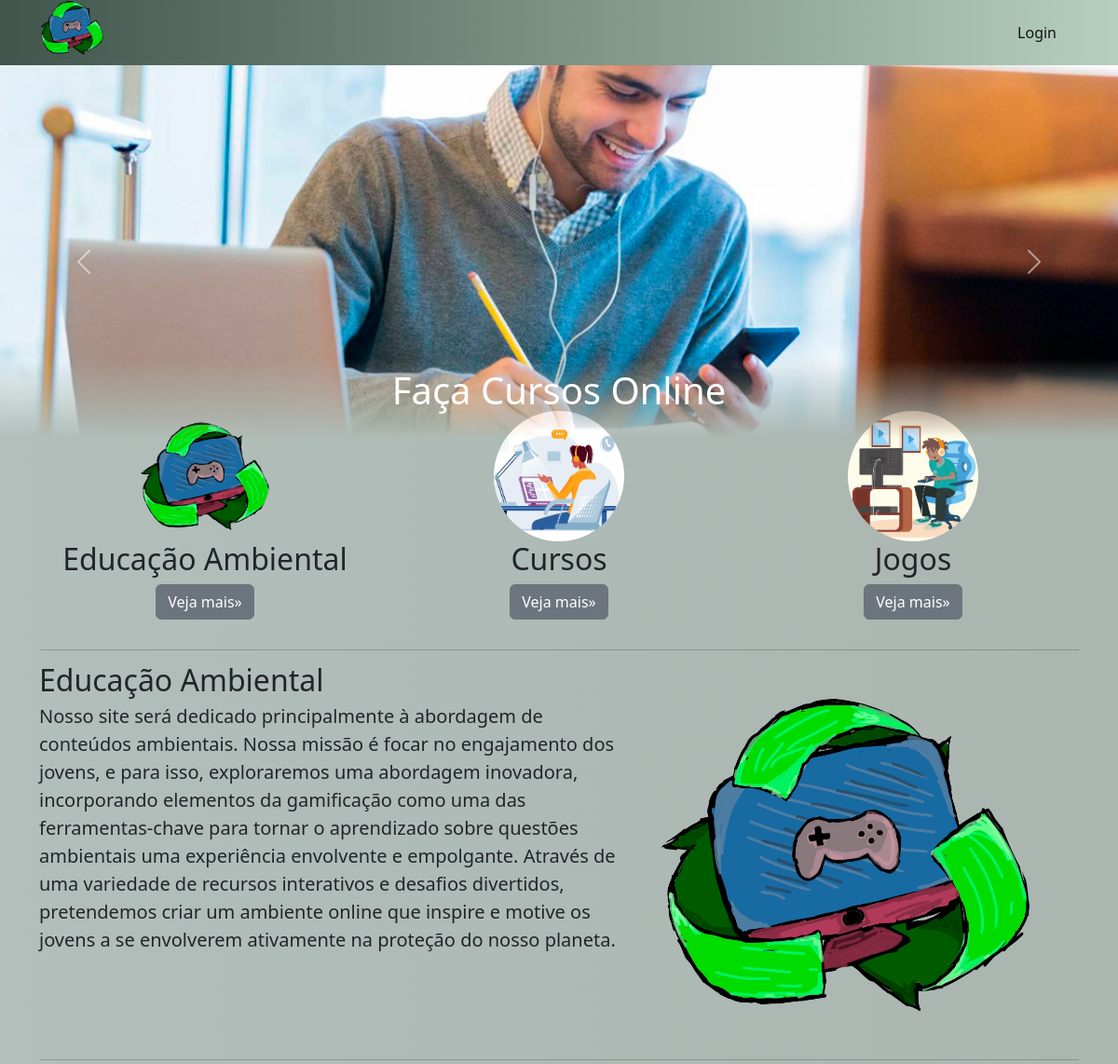
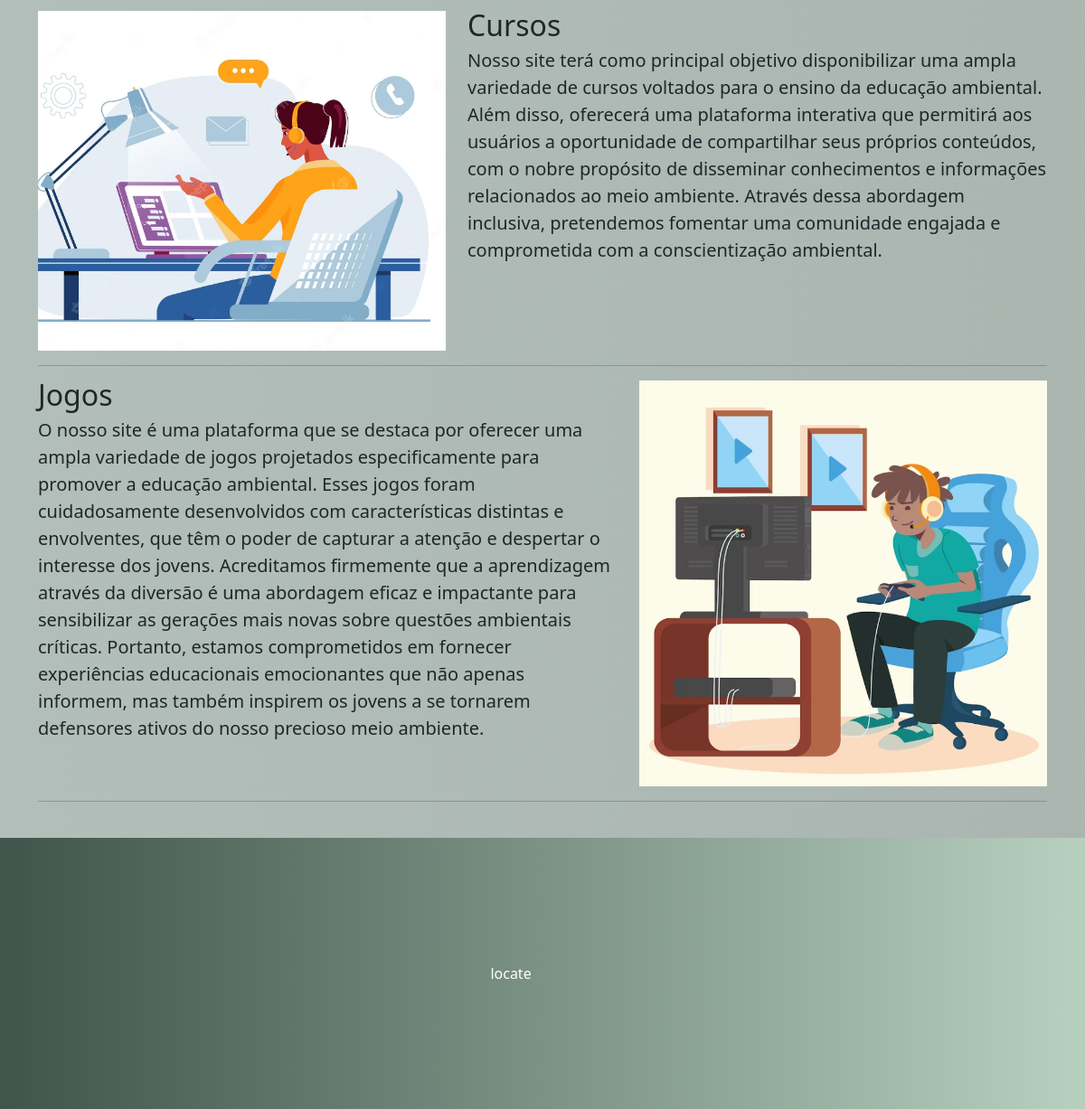
The page / on the database its author committed (2 pictures, top to bottom).
### tables this page shows
CREATE TABLE `tb_inicio` (
  `id` int(11) NOT NULL,
  `id_usuario` int(11) DEFAULT NULL,
  `imgCarroseu1` varchar(500) NOT NULL,
  `imgCarroseu2` varchar(500) NOT NULL,
  `imgCarroseu3` varchar(500) NOT NULL,
  `textCarroseu1` text NOT NULL,
  `textCarroseu2` text NOT NULL,
  `textCarroseu3` text NOT NULL,
  `imgCirculo1` varchar(500) NOT NULL,
  `imgCirculo2` varchar(500) NOT NULL,
  `imgCirculo3` varchar(500) NOT NULL,
  `textCirculo1` text NOT NULL,
  `textCirculo2` text NOT NULL,
  `textCirculo3` text NOT NULL,
  `textCompletoCirculo1` text NOT NULL,
  `textCompletoCirculo2` text NOT NULL,
  `textCompletoCirculo3` text NOT NULL
);

### controller/verurl.php (called while the page is built)
<?php
    class verurl{
        public function trocarUrl($url){
            if(empty($url)){
                $url = "secoes/inicio.php";
            }
            else{
                $url = "secoes/$url.php";
            }
            include_once($url);
        }
    }
?>

### dao/conexao.php (called while the page is built, shortened)
<?php
    class conexao{
        protected $host, $user, $pass, $dba, $conn, $sql, $qr, $data, $status, $totalFields, $error;
            public function __construct(){
                $this->host = "localhost";
                $this->user = "root";
                $this->pass = "";
                $this->dba = "db_tcc";
            }
            public function connect(){
                $this->conn = @mysqli_connect($this->host, $this->user, $this->pass) or die("<ins><center>Erro ao acessar o banco de dados:</ins><center><br/>" .mysqli_error());
                mysqli_set_charset($this->conn, "utf8");
                return $this->conn;
            }
            public function exeSQL($sql){
                $this->qr = @mysqli_query($this->conn, $sql) or die("<ins><center>Erro ao executat a query:</ins><center><br/>" .mysqli_error());
                return $this->qr;
            }
    }
?>

### dao/manipuladados.php (called while the page is built, shortened)
<?php
    include_once("conexao.php");
    class manipuladados extends conexao{
        protected $table, $fields, $dados, $status, $fieldId, $valueId;
        function setTable($tabela){
            $this->table = $tabela;
        }
        public function getAllDataTable(){
            $this->sql = "SELECT * FROM $this->table;";
            $this->qr = self::exeSQL($this->sql);
            $listaresp = array();
            while($row = @mysqli_fetch_assoc($this->qr)){
                array_push($listaresp, $row);
            }
            return $listaresp;
        }
    }
?>

### secoes/inicio.php (the view, shortened to what this page needs)
<?php
  $manipula = new manipuladados;
  $manipula->setTable("tb_inicio");
  $inicio =  $manipula->getAllDataTable();
?>
<div id="carouselExampleInterval" class="carousel slide" data-bs-ride="carousel">
  <center>
  <div class="carousel-inner">
    <div class="carousel-item" data-bs-interval="2000">
      <img src="<?= $inicio[0]['imgCarroseu2']?>" class=""  style=" object-fit: conver; width: 100%; -webkit-mask-image: linear-gradient(to top, transparent 5%, white 25%);">
      <div class="container">
          <div class="carousel-caption">
            <h1><?= $inicio[0]['textCarroseu2']?></h1>
          </div>
        </div>
    </div>
  </div>
  <button class="carousel-control-prev" type="button" data-bs-target="#carouselExampleInterval" data-bs-slide="prev">
    <span class="carousel-control-prev-icon" aria-hidden="true"></span>
  </button>
  <button class="carousel-control-next" type="button" data-bs-target="#carouselExampleInterval" data-bs-slide="next">
    <span class="carousel-control-next-icon" aria-hidden="true"></span>
  </button>
  </center>
  </div>
<div class="container marketing" style="margin-top: -50px;">
    <div class="row">
      <div class="col-lg-4">
        <center>
        <img class="bd-placeholder-img rounded-circle" width="140" height="140" src="<?= $inicio[0]['imgCirculo1']?>" role="img" aria-label="Placeholder" preserveAspectRatio="xMidYMid slice" focusable="false"><title>Placeholder</title><rect width="100%" height="100%" fill="var(--bs-secondary-color)"/></img>
        <h2 class="fw-normal"><?= $inicio[0]['textCirculo1']?></h2>
        <p><a class="btn btn-secondary" href="#EducacaoAmbiental">Veja mais&raquo;</a></p>
        </center>
      </div>
      <div class="col-lg-4">
        <center>
        <img class="bd-placeholder-img rounded-circle" width="140" height="140" src="<?= $inicio[0]['imgCirculo2']?>" role="img" aria-label="Placeholder" preserveAspectRatio="xMidYMid slice" focusable="false"><title>Placeholder</title><rect width="100%" height="100%" fill="var(--bs-secondary-color)"/></img>
        <h2 class="fw-normal"><?= $inicio[0]['textCirculo2']?></h2>
        <p><a class="btn btn-secondary" href="#Cursos">Veja mais&raquo;</a></p>
        </center>
      </div>
      <div class="col-lg-4">
        <center>
        <img class="bd-placeholder-img rounded-circle" width="140" height="140" src="<?= $inicio[0]['imgCirculo3']?>"  role="img" aria-label="Placeholder" preserveAspectRatio="xMidYMid slice" focusable="false"><title>Placeholder</title><rect width="100%" height="100%" fill="var(--bs-secondary-color)"/></img>
        <h2 class="fw-normal"><?= $inicio[0]['textCirculo3']?></h2>
        <p><a class="btn btn-secondary" href="#Jogos">Veja mais&raquo;</a></p>
        </center>
      </div>
    </div>
    <hr class="featurette-divider">
    <div class="row featurette">
      <div class="col-md-7">
        <h2 class="featurette-heading fw-normal lh-1"><span id="EducacaoAmbiental" class="text-body-secondary"><?= $inicio[0]['textCirculo1']?></span></h2>
        <p class="lead"><?= $inicio[0]['textCompletoCirculo1']?></p>
      </div>
      <div class="col-md-5">
        <img class="bd-placeholder-img bd-placeholder-img-lg featurette-image img-fluid mx-auto" width="400" height="400" src="<?= $inicio[0]['imgCirculo1']?>" role="img" aria-label="Placeholder: 500x500" preserveAspectRatio="xMidYMid slice" focusable="false">
      </div>
    </div>
    <hr class="featurette-divider">
    <div class="row featurette">
      <div class="col-md-7 order-md-2">
        <h2 class="featurette-heading fw-normal lh-1"><span id="Cursos" class="text-body-secondary"><?= $inicio[0]['textCirculo2']?></span></h2>
        <p class="lead"><?= $inicio[0]['textCompletoCirculo2']?></p>
      </div>
      <div class="col-md-5 order-md-1">
        <img class="bd-placeholder-img bd-placeholder-img-lg featurette-image img-fluid mx-auto" width="500" height="500"  src="<?= $inicio[0]['imgCirculo2']?>" role="img" aria-label="Placeholder: 500x500" preserveAspectRatio="xMidYMid slice" focusable="false">
      </div>
    </div>
    <hr class="featurette-divider">
    <div class="row featurette">
      <div class="col-md-7">
        <h2 class="featurette-heading fw-normal lh-1"><span id="Jogos" class="text-body-secondary"><?= $inicio[0]['textCirculo3']?></span></h2>
        <p class="lead"><?= $inicio[0]['textCompletoCirculo3']?></p>
      </div>
      <div class="col-md-5">
        <img class="bd-placeholder-img bd-placeholder-img-lg featurette-image img-fluid mx-auto" width="500" height="500" src="<?= $inicio[0]['imgCirculo3']?>" role="img" aria-label="Placeholder: 500x500" preserveAspectRatio="xMidYMid slice" focusable="false">
      </div>
    </div>
    <hr class="featurette-divider">
  </div>

### index.php (shortened to what this page needs)
<?php
    include_once("controller/verurl.php");
?>
<!DOCTYPE html>
<html>
<head>
    <link rel='stylesheet' type='text/css' href='css/bootstrap.css'>
    <link rel='stylesheet' type='text/css' href='css/app.css'>
</head>
<body>
    <nav class="colorMenu navbar navbar-expand-lg bg-body-tertiary">
        <?php include("includes/menu.php")?>
    </nav>
    <section>
        <?php
            $red = new verurl();
            $red->trocarUrl(@$_GET['secoes']);
        ?>
    </section>
    <br/>
    <footer  class="colorRodape container-fluid">
        <?php include("includes/rodape.php")?>
    </footer>
</body>
</html>

### includes/menu.php (shortened to what this page needs)
<?php
$isset = IsSet($_COOKIE['email']);
?>
  <div class="container">
    <a class="navbar-brand" href="?secoes=inicio"><img src="img/icons/logoJogoESite.png"  style="object-fit: contain; width: 70px; height:70px; margin-top: -10px;"></a>
    <?php
      include_once("dao/manipuladados.php");
      $manipula = new manipuladados();
      if(@$_COOKIE['email'] == "adm@adm"){?>
        <div class="offcanvas offcanvas-start" tabindex="-1" id="offcanvasNavbar" aria-labelledby="offcanvasNavbarLabel" style="width: 60%; ">
          <div class="offcanvas-header">
            <h5 class="offcanvas-title" id="offcanvasNavbarLabel">IMG</h5>
            <button type="button" class="btn-close" data-bs-dismiss="offcanvas" aria-label="Close"></button>
          </div>
          <div class="offcanvas-body">
            <ul class="navbar-nav justify-content-end flex-grow-1 pe-3">
              <li class="nav-item">
                <a class="nav-link active" aria-current="page" href="?secoes=administracao">administração</a>
              </li>
              <li class="nav-item dropdown">
                <a class="nav-link dropdown-toggle" href="#" role="button" data-bs-toggle="dropdown" aria-expanded="false">
                  <?php echo "Olá ". $manipula->getUsuarioByEmail($_COOKIE['email'])[0]['nome'] ?>
                </a>
                <ul class="dropdown-menu">
                  <li><a class="dropdown-item" href="?secoes=perfil">Perfil</a></li>
                  <li><a class="dropdown-item" href="adm/login/sair.php">Sair</a></li>
                </ul>
              </li>
            </ul>
          </div>
        </div>
      <?php
      }else{ ?>
        <div class="offcanvas offcanvas-start" tabindex="-1" id="offcanvasNavbar" aria-labelledby="offcanvasNavbarLabel" style="width: 60%;);">
          <div class="offcanvas-body">
            <ul class="navbar-nav justify-content-end flex-grow-1 pe-3">
              <li class="nav-item">
                <a class="nav-link active" aria-current="page" href="adm/login/login.php">Login</a>
              </li>
            </ul>
          </div>
        </div>
      <?php } ?>

### includes/rodape.php (shortened to what this page needs)
<nav class="colorRodape navbar navbar-expand-lg bg-body-tertiary">
  <div class="container-fluid">
    <div class="RodapeBotoes">
    <a class="nav-link" href="#">locate</a>
    </div>
  </div>
</nav>

### css/app.css (style rules this page uses)
body { background-image: linear-gradient(to right, #2c4e405d, #1735285d); }
.colorMenu { background-image: linear-gradient(to right, #40554b, #b6cfbf); color: white; height: 70px; }
.colorRodape { background-image: linear-gradient(to right, #40554b, #b6cfbf); color: white; width: 100%; height: 300px; }
.RodapeBotoes { width: 8%; margin-left: 45%; margin-right: 45%; }

### rows shown on the page
tb_inicio: imgCarroseu2 (picture), textCarroseu2 "Faça Cursos Online", imgCirculo1 (picture), textCirculo1 "Educação Ambiental", imgCirculo2 (picture), textCirculo2 "Cursos", imgCirculo3 (picture), textCirculo3 "Jogos", textCompletoCirculo1 "Nosso site será dedicado principalmente à abordagem de conteúdos ambientais. Nossa missão é focar no engajamento dos jovens, e para isso, exploraremos uma abordagem inovadora, incorporando elementos da gamificação como uma das ferramentas-chave para tornar o aprendizado sobre questões ambientais uma experiência envolvente e empolgante. Através de uma variedade de recursos interativos e desafios divertidos, pretendemos criar um ambiente online que inspire e motive os jovens a se envolverem ativamente na proteção do nosso planeta.", textCompletoCirculo2 "Nosso site terá como principal objetivo disponibilizar uma ampla variedade de cursos voltados para o ensino da educação ambiental. Além disso, oferecerá uma plataforma interativa que permitirá aos usuários a oportunidade de compartilhar seus próprios conteúdos, com o nobre propósito de disseminar conhecimentos e informações relacionados ao meio ambiente. Através dessa abordagem inclusiva, pretendemos fomentar uma comunidade engajada e comprometida com a conscientização ambiental.", textCompletoCirculo3 "O nosso site é uma plataforma que se destaca por oferecer uma ampla variedade de jogos projetados especificamente para promover a educação ambiental. Esses jogos foram cuidadosamente desenvolvidos com características distintas e envolventes, que têm o poder de capturar a atenção e despertar o interesse dos jovens. Acreditamos firmemente que a aprendizagem através da diversão é uma abordagem eficaz e impactante para sensibilizar as gerações mais novas sobre questões ambientais críticas. Portanto, estamos comprometidos em fornecer experiências educacionais emocionantes que não apenas informem, mas também inspirem os jovens a se tornarem defensores ativos do nosso precioso meio ambiente."
